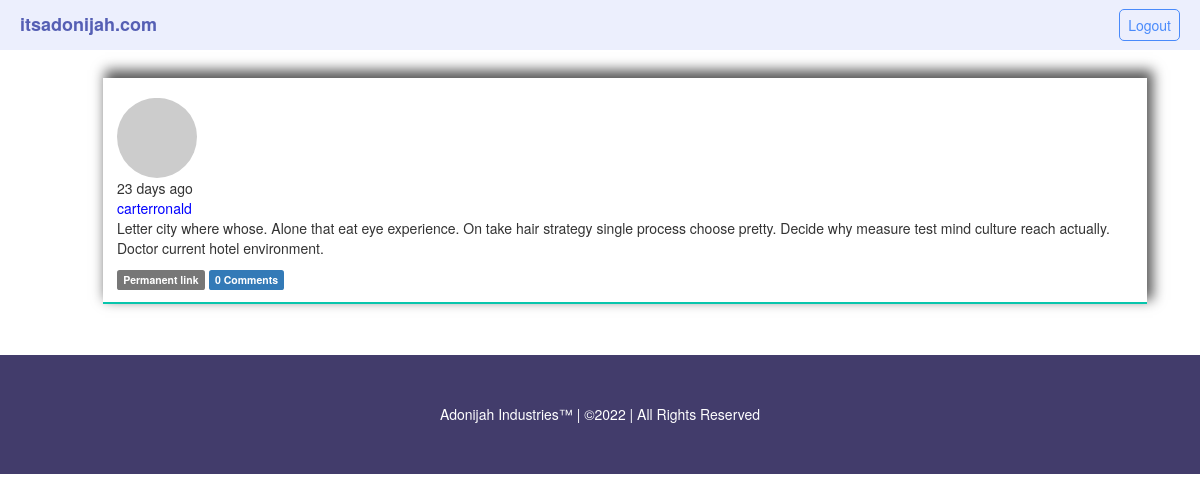
The page /post/98 (signed in) on the database its author committed.
### app/models.py (models this page shows, shortened)
class Post(db.Model):
    __tablename__='posts'
    id=db.Column(db.Integer,primary_key=True)
    body=db.Column(db.Text)
    timestamp=db.Column(db.DateTime,index=True,default=datetime.utcnow)
    body_html=db.Column(db.Text)
    author_id=db.Column(db.Integer,db.ForeignKey('users.id'))
    comments=db.relationship('Comment',backref='post',lazy='dynamic')

class User(UserMixin,db.Model):
    __tablename__='users'
    id=db.Column(db.Integer,primary_key=True,autoincrement=True)
    email=db.Column(db.String(64),unique=True,index=True)
    username=db.Column(db.String(64),unique=True,index=True)
    password_hash=db.Column(db.String(128))
    confirmed=db.Column(db.Boolean,default=False)
    name=db.Column(db.String(64))
    profile=db.Column(db.String(20),nullable=True)
    location=db.Column(db.String(64))
    about_me=db.Column(db.Text())
    member_since=db.Column(db.DateTime(),default=datetime.utcnow)
    last_seen=db.Column(db.DateTime(),default=datetime.utcnow)
    avatar_hash=db.Column(db.String(64))
    role_id=db.Column(db.Integer,db.ForeignKey('roles.id'))
    posts=db.relationship('Post',backref='author',lazy='dynamic')
    followed=db.relationship('Follow',foreign_keys=[Follow.follower_id],backref=db.backref('follower', lazy='joined'), lazy='dynamic', cascade='all, delete-orphan')
    followers = db.relationship('Follow', foreign_keys=[Follow.followed_id], backref=db.backref('followed', lazy='joined'), lazy='dynamic', cascade='all, delete-orphan')
    comments=db.relationship('Comment',backref='author',lazy='dynamic')
    @property
    def password(self):
        raise AttributeError('Password is not a readable attribute')
    def can(self,perm):
        return self.role is not None and self.role.has_permission(perm)
    def is_administrator(self):
        return self.can(Permission.ADMIN)
    def ping(self):
        self.last_seen=datetime.utcnow()
        db.session.add(self)
        db.session.commit()
    def gravatar(self,size=100,default='identicon',rating='g'):
        if request.is_secure:
            url = 'https://secure.gravatar.com/avatar'
        else:
            url = 'http://www.gravatar.com/avatar'
        hash = hashlib.md5(self.email.lower().encode('utf-8')).hexdigest()
        return '{url}/{hash}?s={size}&d={default}&r={rating}'.format(url=url, hash=hash, size=size, default=default, rating=rating)

### app/main/views.py (the view, shortened to what this page needs)
@main.route('/post/<int:id>')
def post(id):
    post=Post.query.get_or_404(id)
    form = CommentForm()
    page = request.args.get('page', 1, type=int)
    if page == -1:
        page = (post.comments.count() - 1) // current_app.config['MICROBLOG_COMMENTS_PER_PAGE'] + 1
    pagination = post.comments.order_by(Comment.timestamp.asc()).paginate(page,per_page=current_app.config['MICROBLOG_COMMENTS_PER_PAGE'], error_out=False)
    comments = pagination.items
    return render_template('post.html', posts=[post], form=form,comments=comments, pagination=pagination)

### app/main/__init__.py (called while the page is built)
@main.app_context_processor
def inject_permission():
    return dict(Permission=Permission)

### app/main/views.py (called while the page is built)
@main.after_app_request
def after_request(response):
    for query in get_debug_queries():
        if query.duration >= current_app.config['MICROBLOG_SLOW_DB_QUERY_TIME']:
            current_app.logger.warning('Slow query: %s\nParameters: %s\nDuration: %fs\nContext: %s\n'% (query.statement, query.parameters, query.duration, query.context))
    return response

@main.before_app_request
def before_request():
    if current_user.is_authenticated and not current_user.confirmed and request.blueprint !='main' and request.endpoint !='static':
        return redirect(url_for('main.unconfirmed'))

@main.before_app_request
def before_request():
    if current_user.is_authenticated:
        current_user.ping()
        if not current_user.confirmed and request.endpoint and request.blueprint !='main' and request.endpoint != 'static':
            return redirect(url_for('main.unconfirmed'))

### app/models.py (called while the page is built)
@login_manager.user_loader
def load_user(user_id):
    return User.query.get(int(user_id))

### app/templates/post.html (shortened to what this page needs)
{% extends "base.html" %}
{% block content %}
{% include '_posts.html' %}
{{super()}}
{% endblock %}

### app/templates/_posts.html (shortened to what this page needs)
<ul class="posts">
{% for post in posts %}
    <li class="post">
        <div class="profile-thumbnail">
            <a href="{{ url_for('main.user', username=post.author.username) }}"><img class="img-circle profile-thumbnail" src="{{ post.author.gravatar(size=40) }}"></a>
        </div>
        <div class="post-date">
            {{ moment(post.timestamp).fromNow() }}
        </div>
        <div class="post-author">
            <a href="{{ url_for('main.user', username=post.author.username) }}"> {{ post.author.username }}</a>
        </div>
        <div class="post-body">
            {% if post.body_html %}
                {{ post.body_html | safe }}
            {% else %}
                {{ post.body }}
            {% endif %}
            <div class="post-footer">
                <a href="{{ url_for('main.post', id=post.id) }}"><span class="label label-default">Permanent link</span></a>
                <a href="{{ url_for('main.post', id=post.id) }}#comments">
                    <span class="label label-primary">{{ post.comments.count() }} Comments</span>
                </a>
            </div>
        </div>
    </li>
{% endfor %}
</ul>

### app/static/styles/styles.css (style rules this page uses)
:root { box-sizing: border-box; }
body { font: 'Ariel', 'sans-serif'; }
ul { list-style: none; height: 100%; display: flex; align-items: center; justify-content: space-around; }
ul a { color: white; }
ul li { padding: 5px; margin-left: 10px; }
.posts { display: flex; flex-direction: column; justify-content: left; padding-top: 2em; }
.post { max-width: 90%; flex: 1; padding: 1em; align-items: left; border-bottom: 2px solid rgb(7, 197, 172); box-shadow: 4px -6px 12px 2px rgba(0, 0, 0, 0.65); -webkit-box-shadow: 4px -6px 12px 2px rgba(0, 0, 0, 0.65); -moz-box-shadow: 4px -6px 12px 2px rgba(0, 0, 0, 0.65); }
.post-author>a { color: blue !important; }
.profile-thumbnail { margin-right: -5em; padding-top: .2em; }
@media (min-width:560px) { .post { display: flex; flex-direction: column; justify-content: left; } }

### rows shown on the page
Post: timestamp "23 days ago", author.username "carterronald", body_html "Letter city where whose. Alone that eat eye experience. On take hair strategy single process choose pretty. Decide why measure test mind culture reach actually. Doctor current hotel environment.", comments.count "0"
